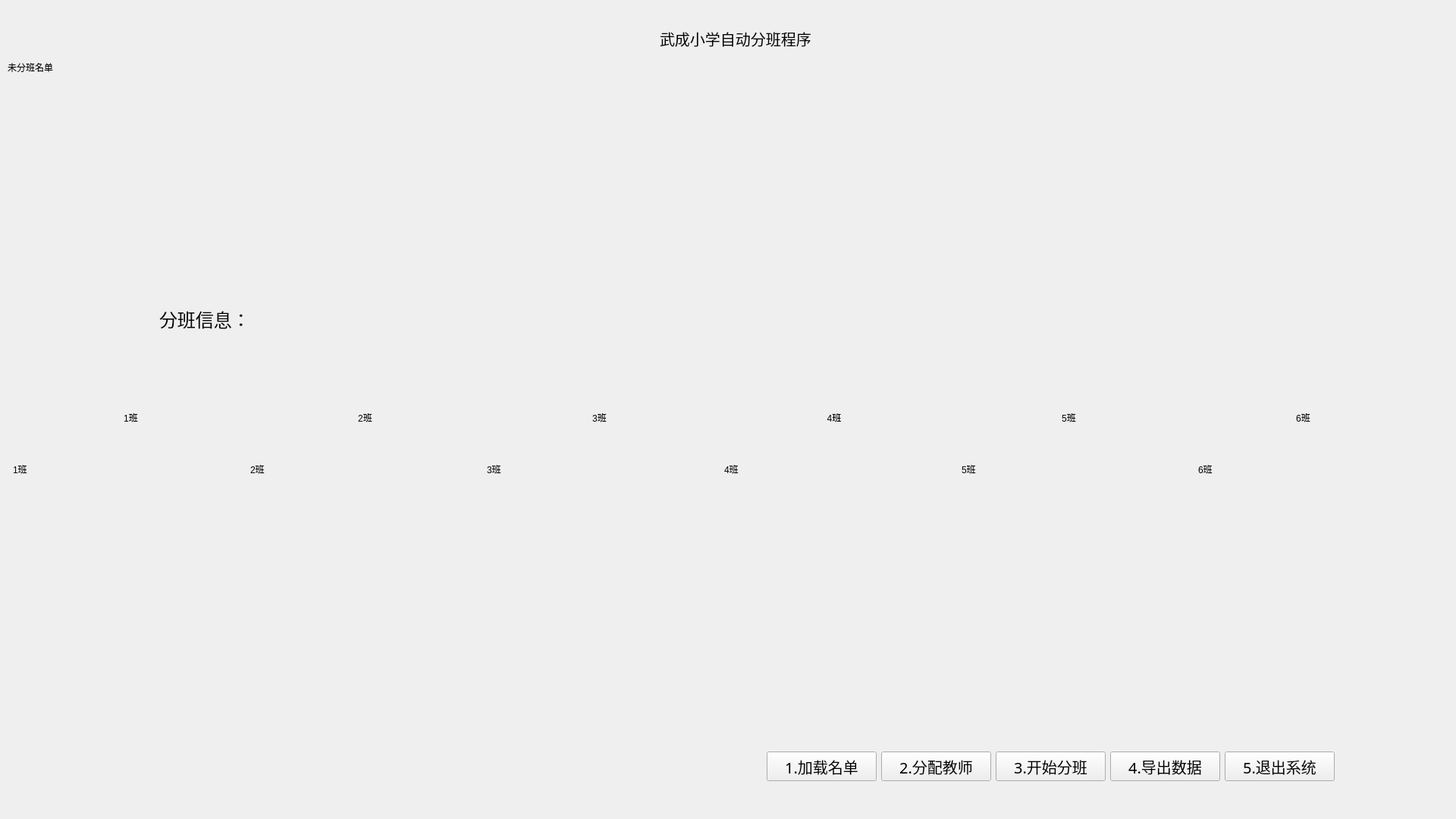
<?xml version="1.0" encoding="UTF-8"?>
<ui version="4.0">
 <class>MainWindow</class>
 <widget class="QMainWindow" name="MainWindow">
  <property name="enabled">
   <bool>true</bool>
  </property>
  <property name="geometry">
   <rect>
    <x>0</x>
    <y>0</y>
    <width>1920</width>
    <height>1080</height>
   </rect>
  </property>
  <property name="sizePolicy">
   <sizepolicy hsizetype="Fixed" vsizetype="Fixed">
    <horstretch>0</horstretch>
    <verstretch>0</verstretch>
   </sizepolicy>
  </property>
  <property name="windowTitle">
   <string>MainWindow</string>
  </property>
  <widget class="QWidget" name="centralWidget">
   <widget class="QLabel" name="label_tittle">
    <property name="geometry">
     <rect>
      <x>870</x>
      <y>30</y>
      <width>351</width>
      <height>41</height>
     </rect>
    </property>
    <property name="font">
     <font>
      <family>Microsoft YaHei</family>
      <pointsize>15</pointsize>
     </font>
    </property>
    <property name="text">
     <string>武成小学自动分班程序</string>
    </property>
   </widget>
   <widget class="QLabel" name="all_name">
    <property name="geometry">
     <rect>
      <x>10</x>
      <y>80</y>
      <width>1871</width>
      <height>261</height>
     </rect>
    </property>
    <property name="text">
     <string>未分班名单</string>
    </property>
    <property name="alignment">
     <set>Qt::AlignLeading|Qt::AlignLeft|Qt::AlignTop</set>
    </property>
   </widget>
   <widget class="QWidget" name="horizontalLayoutWidget_2">
    <property name="geometry">
     <rect>
      <x>10</x>
      <y>510</y>
      <width>1871</width>
      <height>81</height>
     </rect>
    </property>
    <layout class="QHBoxLayout" name="horizontalLayout_2">
     <item>
      <widget class="QLabel" name="label_7">
       <property name="text">
        <string>1班</string>
       </property>
       <property name="alignment">
        <set>Qt::AlignCenter</set>
       </property>
      </widget>
     </item>
     <item>
      <widget class="QLabel" name="label_8">
       <property name="text">
        <string>2班</string>
       </property>
       <property name="alignment">
        <set>Qt::AlignCenter</set>
       </property>
      </widget>
     </item>
     <item>
      <widget class="QLabel" name="label_9">
       <property name="text">
        <string>3班</string>
       </property>
       <property name="alignment">
        <set>Qt::AlignCenter</set>
       </property>
      </widget>
     </item>
     <item>
      <widget class="QLabel" name="label_10">
       <property name="text">
        <string>4班</string>
       </property>
       <property name="alignment">
        <set>Qt::AlignCenter</set>
       </property>
      </widget>
     </item>
     <item>
      <widget class="QLabel" name="label_11">
       <property name="text">
        <string>5班</string>
       </property>
       <property name="alignment">
        <set>Qt::AlignCenter</set>
       </property>
      </widget>
     </item>
     <item>
      <widget class="QLabel" name="label_12">
       <property name="text">
        <string>6班</string>
       </property>
       <property name="alignment">
        <set>Qt::AlignCenter</set>
       </property>
      </widget>
     </item>
    </layout>
   </widget>
   <widget class="QLabel" name="statues_show">
    <property name="geometry">
     <rect>
      <x>210</x>
      <y>340</y>
      <width>1461</width>
      <height>161</height>
     </rect>
    </property>
    <property name="font">
     <font>
      <family>Microsoft YaHei</family>
      <pointsize>18</pointsize>
     </font>
    </property>
    <property name="text">
     <string>分班信息：</string>
    </property>
    <property name="alignment">
     <set>Qt::AlignLeading|Qt::AlignLeft|Qt::AlignVCenter</set>
    </property>
   </widget>
   <widget class="QWidget" name="horizontalLayoutWidget_3">
    <property name="geometry">
     <rect>
      <x>1000</x>
      <y>980</y>
      <width>771</width>
      <height>61</height>
     </rect>
    </property>
    <layout class="QHBoxLayout" name="horizontalLayout_3">
     <item>
      <widget class="QPushButton" name="getlist">
       <property name="sizePolicy">
        <sizepolicy hsizetype="Minimum" vsizetype="Preferred">
         <horstretch>0</horstretch>
         <verstretch>0</verstretch>
        </sizepolicy>
       </property>
       <property name="font">
        <font>
         <family>Microsoft YaHei</family>
         <pointsize>15</pointsize>
        </font>
       </property>
       <property name="text">
        <string>1.加载名单</string>
       </property>
      </widget>
     </item>
     <item>
      <widget class="QPushButton" name="pushButton">
       <property name="sizePolicy">
        <sizepolicy hsizetype="Minimum" vsizetype="Preferred">
         <horstretch>0</horstretch>
         <verstretch>0</verstretch>
        </sizepolicy>
       </property>
       <property name="font">
        <font>
         <family>Microsoft YaHei</family>
         <pointsize>15</pointsize>
        </font>
       </property>
       <property name="text">
        <string>2.分配教师</string>
       </property>
      </widget>
     </item>
     <item>
      <widget class="QPushButton" name="start">
       <property name="sizePolicy">
        <sizepolicy hsizetype="Minimum" vsizetype="Preferred">
         <horstretch>0</horstretch>
         <verstretch>0</verstretch>
        </sizepolicy>
       </property>
       <property name="font">
        <font>
         <family>Microsoft YaHei</family>
         <pointsize>15</pointsize>
        </font>
       </property>
       <property name="text">
        <string>3.开始分班</string>
       </property>
      </widget>
     </item>
     <item>
      <widget class="QPushButton" name="exportdata">
       <property name="sizePolicy">
        <sizepolicy hsizetype="Minimum" vsizetype="Preferred">
         <horstretch>0</horstretch>
         <verstretch>0</verstretch>
        </sizepolicy>
       </property>
       <property name="font">
        <font>
         <family>Microsoft YaHei</family>
         <pointsize>15</pointsize>
        </font>
       </property>
       <property name="text">
        <string>4.导出数据</string>
       </property>
      </widget>
     </item>
     <item>
      <widget class="QPushButton" name="quit_bt">
       <property name="sizePolicy">
        <sizepolicy hsizetype="Minimum" vsizetype="Preferred">
         <horstretch>0</horstretch>
         <verstretch>0</verstretch>
        </sizepolicy>
       </property>
       <property name="font">
        <font>
         <family>Microsoft YaHei</family>
         <pointsize>15</pointsize>
        </font>
       </property>
       <property name="text">
        <string>5.退出系统</string>
       </property>
      </widget>
     </item>
    </layout>
   </widget>
   <widget class="QLabel" name="label_6">
    <property name="geometry">
     <rect>
      <x>1580</x>
      <y>610</y>
      <width>306</width>
      <height>339</height>
     </rect>
    </property>
    <property name="text">
     <string>6班</string>
    </property>
    <property name="alignment">
     <set>Qt::AlignLeading|Qt::AlignLeft|Qt::AlignTop</set>
    </property>
    <property name="wordWrap">
     <bool>true</bool>
    </property>
   </widget>
   <widget class="QLabel" name="label_1">
    <property name="geometry">
     <rect>
      <x>17</x>
      <y>610</y>
      <width>306</width>
      <height>339</height>
     </rect>
    </property>
    <property name="text">
     <string>1班</string>
    </property>
    <property name="alignment">
     <set>Qt::AlignLeading|Qt::AlignLeft|Qt::AlignTop</set>
    </property>
    <property name="wordWrap">
     <bool>true</bool>
    </property>
   </widget>
   <widget class="QLabel" name="label_3">
    <property name="geometry">
     <rect>
      <x>642</x>
      <y>610</y>
      <width>306</width>
      <height>339</height>
     </rect>
    </property>
    <property name="text">
     <string>3班</string>
    </property>
    <property name="alignment">
     <set>Qt::AlignLeading|Qt::AlignLeft|Qt::AlignTop</set>
    </property>
    <property name="wordWrap">
     <bool>true</bool>
    </property>
   </widget>
   <widget class="QLabel" name="label_4">
    <property name="geometry">
     <rect>
      <x>955</x>
      <y>610</y>
      <width>306</width>
      <height>339</height>
     </rect>
    </property>
    <property name="text">
     <string>4班</string>
    </property>
    <property name="alignment">
     <set>Qt::AlignLeading|Qt::AlignLeft|Qt::AlignTop</set>
    </property>
    <property name="wordWrap">
     <bool>true</bool>
    </property>
   </widget>
   <widget class="QLabel" name="label_5">
    <property name="geometry">
     <rect>
      <x>1268</x>
      <y>610</y>
      <width>305</width>
      <height>339</height>
     </rect>
    </property>
    <property name="text">
     <string>5班</string>
    </property>
    <property name="alignment">
     <set>Qt::AlignLeading|Qt::AlignLeft|Qt::AlignTop</set>
    </property>
    <property name="wordWrap">
     <bool>true</bool>
    </property>
   </widget>
   <widget class="QLabel" name="label_2">
    <property name="geometry">
     <rect>
      <x>330</x>
      <y>610</y>
      <width>305</width>
      <height>339</height>
     </rect>
    </property>
    <property name="text">
     <string>2班</string>
    </property>
    <property name="alignment">
     <set>Qt::AlignLeading|Qt::AlignLeft|Qt::AlignTop</set>
    </property>
    <property name="wordWrap">
     <bool>true</bool>
    </property>
   </widget>
  </widget>
 </widget>
 <layoutdefault spacing="6" margin="11"/>
 <resources/>
 <connections/>
</ui>
